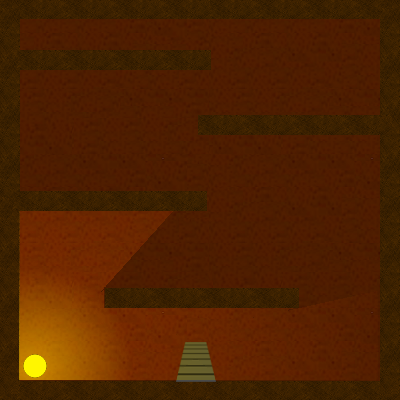

This is a level from a 2D game, rendered from its Tiled map with the project's own tilesets. A one-line summary and the map file follow, with tile-layer data summarised:
An orthogonal 20x20 tile map with 20x20 px tiles, 2 tile layers (gameMapDark, gameMapLight), 2 tilesets and 21 objects (8x wall, 3x Enemy, 3x Treasure, fire, staircase, ...).

<map version="1.0" orientation="orthogonal" width="20" height="20" tilewidth="20" tileheight="20">
 <tileset firstgid="1" name="level2_no_light" tilewidth="20" tileheight="20">
  <image source="level2_no_light.png" width="400" height="400" />
 </tileset>
 <tileset firstgid="401" name="level2" tilewidth="20" tileheight="20">
  <image source="level2.png" width="400" height="400" />
 </tileset>
 <layer name="gameMapDark" width="20" height="20">
  <data>[400 cells, 400 non-empty, 400 distinct tile ids]</data>
 </layer>
 <layer name="gameMapLight" width="20" height="20">
  <data>[400 cells, 400 non-empty, 400 distinct tile ids]</data>
 </layer>
 <objectgroup name="shadows" width="20" height="20" visible="0">
  <object x="106" y="288">
   <polygon points="0,0 68,-77 197,18" />
  </object>
  <object x="302" y="306">
   <polygon points="0,0 80,-24 77,-170 -102,-169 -128,-95" />
  </object>
  <object x="21" y="20">
   <polygon points="0,0 361,0 360,97 -2,171" />
  </object>
  <object x="16" y="192">
   <polygon points="0,0 181,-52 179,-1" />
  </object>
 </objectgroup>
 <objectgroup name="obstacles" width="20" height="20">
  <object name="wall" x="-1" y="1" width="401" height="17" />
  <object name="wall" x="0" y="17" width="19" height="385" />
  <object name="wall" x="18" y="380" width="382" height="20" />
  <object name="wall" x="380" y="19" width="21" height="363" />
  <object name="wall" x="104" y="288" width="193" height="18" />
  <object name="wall" x="20" y="192" width="185" height="18" />
  <object name="wall" x="199" y="116" width="181" height="21" />
  <object name="wall" x="19" y="51" width="192" height="20" />
  <object name="fire" x="23" y="354" width="23" height="23">
   <ellipse />
  </object>
  <object name="staircase" x="171" y="341" width="49" height="38" />
 </objectgroup>
 <objectgroup name="entities" width="20" height="20">
  <object name="Player" x="288" y="65" width="21" height="21" />
  <object name="Enemy" x="114" y="337" />
  <object name="Enemy" x="263" y="339" />
  <object name="Enemy" x="301" y="211" />
  <object name="Treasure" x="40" y="34" />
  <object name="Treasure" x="348" y="351" />
  <object name="Treasure" x="41" y="240" />
 </objectgroup>
</map>